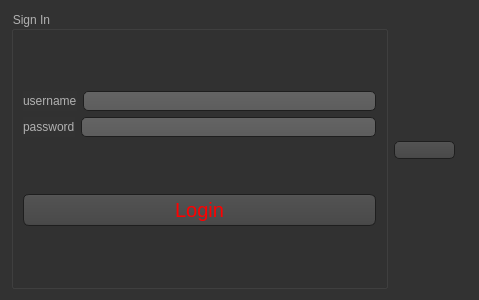
<?xml version="1.0" encoding="UTF-8"?>
<ui version="4.0">
 <class>access</class>
 <widget class="QDialog" name="access">
  <property name="geometry">
   <rect>
    <x>0</x>
    <y>0</y>
    <width>479</width>
    <height>300</height>
   </rect>
  </property>
  <property name="windowTitle">
   <string>Dialog</string>
  </property>
  <property name="styleSheet">
   <string notr="true">QToolTip
{
     border: 1px solid black;
     background-color: #ffa02f;
     padding: 1px;
     border-radius: 3px;
     opacity: 100;
}

QWidget
{
    color: #b1b1b1;
    background-color: #323232;
}

QWidget:item:hover
{
    background-color: QLinearGradient( x1: 0, y1: 0, x2: 0, y2: 1, stop: 0 #ffa02f, stop: 1 #ca0619);
    color: #000000;
}

QWidget:item:selected
{
    background-color: QLinearGradient( x1: 0, y1: 0, x2: 0, y2: 1, stop: 0 #ffa02f, stop: 1 #d7801a);
}

QMenuBar::item
{
    background: transparent;
}

QMenuBar::item:selected
{
    background: transparent;
    border: 1px solid #ffaa00;
}

QMenuBar::item:pressed
{
    background: #444;
    border: 1px solid #000;
    background-color: QLinearGradient(
        x1:0, y1:0,
        x2:0, y2:1,
        stop:1 #212121,
        stop:0.4 #343434/*,
        stop:0.2 #343434,
        stop:0.1 #ffaa00*/
    );
    margin-bottom:-1px;
    padding-bottom:1px;
}

QMenu
{
    border: 1px solid #000;
}

QMenu::item
{
    padding: 2px 20px 2px 20px;
}

QMenu::item:selected
{
    color: #000000;
}

QWidget:disabled
{
    color: #404040;
    background-color: #323232;
}

QAbstractItemView
{
    background-color: QLinearGradient( x1: 0, y1: 0, x2: 0, y2: 1, stop: 0 #4d4d4d, stop: 0.1 #646464, stop: 1 #5d5d5d);
}

QWidget:focus
{
    /*border: 2px solid QLinearGradient( x1: 0, y1: 0, x2: 0, y2: 1, stop: 0 #ffa02f, stop: 1 #d7801a);*/
}

QLineEdit
{
    background-color: QLinearGradient( x1: 0, y1: 0, x2: 0, y2: 1, stop: 0 #4d4d4d, stop: 0 #646464, stop: 1 #5d5d5d);
    padding: 1px;
    border-style: solid;
    border: 1px solid #1e1e1e;
    border-radius: 5;
}

QPushButton
{
    color: #b1b1b1;
    background-color: QLinearGradient( x1: 0, y1: 0, x2: 0, y2: 1, stop: 0 #565656, stop: 0.1 #525252, stop: 0.5 #4e4e4e, stop: 0.9 #4a4a4a, stop: 1 #464646);
    border-width: 1px;
    border-color: #1e1e1e;
    border-style: solid;
    border-radius: 6;
    padding: 3px;
    font-size: 12px;
    padding-left: 5px;
    padding-right: 5px;
}

QPushButton:pressed
{
    background-color: QLinearGradient( x1: 0, y1: 0, x2: 0, y2: 1, stop: 0 #2d2d2d, stop: 0.1 #2b2b2b, stop: 0.5 #292929, stop: 0.9 #282828, stop: 1 #252525);
}

QComboBox
{
    selection-background-color: #ffaa00;
    background-color: QLinearGradient( x1: 0, y1: 0, x2: 0, y2: 1, stop: 0 #565656, stop: 0.1 #525252, stop: 0.5 #4e4e4e, stop: 0.9 #4a4a4a, stop: 1 #464646);
    border-style: solid;
    border: 1px solid #1e1e1e;
    border-radius: 5;
}

QComboBox:hover,QPushButton:hover
{
    border: 2px solid QLinearGradient( x1: 0, y1: 0, x2: 0, y2: 1, stop: 0 #ffa02f, stop: 1 #d7801a);
}


QComboBox:on
{
    padding-top: 3px;
    padding-left: 4px;
    background-color: QLinearGradient( x1: 0, y1: 0, x2: 0, y2: 1, stop: 0 #2d2d2d, stop: 0.1 #2b2b2b, stop: 0.5 #292929, stop: 0.9 #282828, stop: 1 #252525);
    selection-background-color: #ffaa00;
}

QComboBox QAbstractItemView
{
    border: 2px solid darkgray;
    selection-background-color: QLinearGradient( x1: 0, y1: 0, x2: 0, y2: 1, stop: 0 #ffa02f, stop: 1 #d7801a);
}

QComboBox::drop-down
{
     subcontrol-origin: padding;
     subcontrol-position: top right;
     width: 15px;

     border-left-width: 0px;
     border-left-color: darkgray;
     border-left-style: solid; /* just a single line */
     border-top-right-radius: 3px; /* same radius as the QComboBox */
     border-bottom-right-radius: 3px;
 }

QComboBox::down-arrow
{
     image: url(:/down_arrow.png);
}

QGroupBox:focus
{
border: 2px solid QLinearGradient( x1: 0, y1: 0, x2: 0, y2: 1, stop: 0 #ffa02f, stop: 1 #d7801a);
}

QTextEdit:focus
{
    border: 2px solid QLinearGradient( x1: 0, y1: 0, x2: 0, y2: 1, stop: 0 #ffa02f, stop: 1 #d7801a);
}

QScrollBar:horizontal {
     border: 1px solid #222222;
     background: QLinearGradient( x1: 0, y1: 0, x2: 0, y2: 1, stop: 0.0 #121212, stop: 0.2 #282828, stop: 1 #484848);
     height: 7px;
     margin: 0px 16px 0 16px;
}

QScrollBar::handle:horizontal
{
      background: QLinearGradient( x1: 0, y1: 0, x2: 1, y2: 0, stop: 0 #ffa02f, stop: 0.5 #d7801a, stop: 1 #ffa02f);
      min-height: 20px;
      border-radius: 2px;
}

QScrollBar::add-line:horizontal {
      border: 1px solid #1b1b19;
      border-radius: 2px;
      background: QLinearGradient( x1: 0, y1: 0, x2: 1, y2: 0, stop: 0 #ffa02f, stop: 1 #d7801a);
      width: 14px;
      subcontrol-position: right;
      subcontrol-origin: margin;
}

QScrollBar::sub-line:horizontal {
      border: 1px solid #1b1b19;
      border-radius: 2px;
      background: QLinearGradient( x1: 0, y1: 0, x2: 1, y2: 0, stop: 0 #ffa02f, stop: 1 #d7801a);
      width: 14px;
     subcontrol-position: left;
     subcontrol-origin: margin;
}

QScrollBar::right-arrow:horizontal, QScrollBar::left-arrow:horizontal
{
      border: 1px solid black;
      width: 1px;
      height: 1px;
      background: white;
}

QScrollBar::add-page:horizontal, QScrollBar::sub-page:horizontal
{
      background: none;
}

QScrollBar:vertical
{
      background: QLinearGradient( x1: 0, y1: 0, x2: 1, y2: 0, stop: 0.0 #121212, stop: 0.2 #282828, stop: 1 #484848);
      width: 7px;
      margin: 16px 0 16px 0;
      border: 1px solid #222222;
}

QScrollBar::handle:vertical
{
      background: QLinearGradient( x1: 0, y1: 0, x2: 0, y2: 1, stop: 0 #ffa02f, stop: 0.5 #d7801a, stop: 1 #ffa02f);
      min-height: 20px;
      border-radius: 2px;
}

QScrollBar::add-line:vertical
{
      border: 1px solid #1b1b19;
      border-radius: 2px;
      background: QLinearGradient( x1: 0, y1: 0, x2: 0, y2: 1, stop: 0 #ffa02f, stop: 1 #d7801a);
      height: 14px;
      subcontrol-position: bottom;
      subcontrol-origin: margin;
}

QScrollBar::sub-line:vertical
{
      border: 1px solid #1b1b19;
      border-radius: 2px;
      background: QLinearGradient( x1: 0, y1: 0, x2: 0, y2: 1, stop: 0 #d7801a, stop: 1 #ffa02f);
      height: 14px;
      subcontrol-position: top;
      subcontrol-origin: margin;
}

QScrollBar::up-arrow:vertical, QScrollBar::down-arrow:vertical
{
      border: 1px solid black;
      width: 1px;
      height: 1px;
      background: white;
}


QScrollBar::add-page:vertical, QScrollBar::sub-page:vertical
{
      background: none;
}

QTextEdit
{
    background-color: #242424;
}

QPlainTextEdit
{
    background-color: #242424;
}

QHeaderView::section
{
    background-color: QLinearGradient(x1:0, y1:0, x2:0, y2:1, stop:0 #616161, stop: 0.5 #505050, stop: 0.6 #434343, stop:1 #656565);
    color: white;
    padding-left: 4px;
    border: 1px solid #6c6c6c;
}

QCheckBox:disabled
{
color: #414141;
}

QDockWidget::title
{
    text-align: center;
    spacing: 3px; /* spacing between items in the tool bar */
    background-color: QLinearGradient(x1:0, y1:0, x2:0, y2:1, stop:0 #323232, stop: 0.5 #242424, stop:1 #323232);
}

QDockWidget::close-button, QDockWidget::float-button
{
    text-align: center;
    spacing: 1px; /* spacing between items in the tool bar */
    background-color: QLinearGradient(x1:0, y1:0, x2:0, y2:1, stop:0 #323232, stop: 0.5 #242424, stop:1 #323232);
}

QDockWidget::close-button:hover, QDockWidget::float-button:hover
{
    background: #242424;
}

QDockWidget::close-button:pressed, QDockWidget::float-button:pressed
{
    padding: 1px -1px -1px 1px;
}

QMainWindow::separator
{
    background-color: QLinearGradient(x1:0, y1:0, x2:0, y2:1, stop:0 #161616, stop: 0.5 #151515, stop: 0.6 #212121, stop:1 #343434);
    color: white;
    padding-left: 4px;
    border: 1px solid #4c4c4c;
    spacing: 3px; /* spacing between items in the tool bar */
}

QMainWindow::separator:hover
{

    background-color: QLinearGradient(x1:0, y1:0, x2:0, y2:1, stop:0 #d7801a, stop:0.5 #b56c17 stop:1 #ffa02f);
    color: white;
    padding-left: 4px;
    border: 1px solid #6c6c6c;
    spacing: 3px; /* spacing between items in the tool bar */
}

QToolBar::handle
{
     spacing: 3px; /* spacing between items in the tool bar */
     background: url(:/images/handle.png);
}

QMenu::separator
{
    height: 2px;
    background-color: QLinearGradient(x1:0, y1:0, x2:0, y2:1, stop:0 #161616, stop: 0.5 #151515, stop: 0.6 #212121, stop:1 #343434);
    color: white;
    padding-left: 4px;
    margin-left: 10px;
    margin-right: 5px;
}

QProgressBar
{
    border: 2px solid grey;
    border-radius: 5px;
    text-align: center;
}

QProgressBar::chunk
{
    background-color: #d7801a;
    width: 2.15px;
    margin: 0.5px;
}

QTabBar::tab {
    color: #b1b1b1;
    border: 1px solid #444;
    border-bottom-style: none;
    background-color: #323232;
    padding-left: 10px;
    padding-right: 10px;
    padding-top: 3px;
    padding-bottom: 2px;
    margin-right: -1px;
}

QTabWidget::pane {
    border: 1px solid #444;
    top: 1px;
}

QTabBar::tab:last
{
    margin-right: 0; /* the last selected tab has nothing to overlap with on the right */
    border-top-right-radius: 3px;
}

QTabBar::tab:first:!selected
{
 margin-left: 0px; /* the last selected tab has nothing to overlap with on the right */


    border-top-left-radius: 3px;
}

QTabBar::tab:!selected
{
    color: #b1b1b1;
    border-bottom-style: solid;
    margin-top: 3px;
    background-color: QLinearGradient(x1:0, y1:0, x2:0, y2:1, stop:1 #212121, stop:.4 #343434);
}

QTabBar::tab:selected
{
    border-top-left-radius: 3px;
    border-top-right-radius: 3px;
    margin-bottom: 0px;
}

QTabBar::tab:!selected:hover
{
    /*border-top: 2px solid #ffaa00;
    padding-bottom: 3px;*/
    border-top-left-radius: 3px;
    border-top-right-radius: 3px;
    background-color: QLinearGradient(x1:0, y1:0, x2:0, y2:1, stop:1 #212121, stop:0.4 #343434, stop:0.2 #343434, stop:0.1 #ffaa00);
}

QRadioButton::indicator:checked, QRadioButton::indicator:unchecked{
    color: #b1b1b1;
    background-color: #323232;
    border: 1px solid #b1b1b1;
    border-radius: 6px;
}

QRadioButton::indicator:checked
{
    background-color: qradialgradient(
        cx: 0.5, cy: 0.5,
        fx: 0.5, fy: 0.5,
        radius: 1.0,
        stop: 0.25 #ffaa00,
        stop: 0.3 #323232
    );
}

QCheckBox::indicator{
    color: #b1b1b1;
    background-color: #323232;
    border: 1px solid #b1b1b1;
    width: 9px;
    height: 9px;
}

QRadioButton::indicator
{
    border-radius: 6px;
}

QRadioButton::indicator:hover, QCheckBox::indicator:hover
{
    border: 1px solid #ffaa00;
}

QCheckBox::indicator:checked
{
    image:url(:/images/checkbox.png);
}

QCheckBox::indicator:disabled, QRadioButton::indicator:disabled
{
    border: 1px solid #444;
}</string>
  </property>
  <layout class="QHBoxLayout" name="horizontalLayout_3">
   <item>
    <widget class="QGroupBox" name="groupBox">
     <property name="title">
      <string>Sign In</string>
     </property>
     <layout class="QVBoxLayout" name="verticalLayout_2">
      <item>
       <layout class="QVBoxLayout" name="verticalLayout">
        <item>
         <layout class="QHBoxLayout" name="horizontalLayout_2">
          <item>
           <widget class="QLabel" name="label">
            <property name="text">
             <string>username</string>
            </property>
           </widget>
          </item>
          <item>
           <widget class="QLineEdit" name="lineEdit_username">
            <property name="styleSheet">
             <string notr="true"/>
            </property>
           </widget>
          </item>
         </layout>
        </item>
        <item>
         <layout class="QHBoxLayout" name="horizontalLayout">
          <item>
           <widget class="QLabel" name="label_2">
            <property name="text">
             <string>password</string>
            </property>
           </widget>
          </item>
          <item>
           <widget class="QLineEdit" name="lineEdit_password">
            <property name="styleSheet">
             <string notr="true"/>
            </property>
            <property name="echoMode">
             <enum>QLineEdit::Password</enum>
            </property>
           </widget>
          </item>
         </layout>
        </item>
       </layout>
      </item>
      <item>
       <widget class="QPushButton" name="pushButton_login">
        <property name="styleSheet">
         <string notr="true">color:red;
font-size: 20px;</string>
        </property>
        <property name="text">
         <string>Login</string>
        </property>
       </widget>
      </item>
     </layout>
    </widget>
   </item>
   <item>
    <widget class="QComboBox" name="comboBox"/>
   </item>
   <item>
    <widget class="QLabel" name="label_pix">
     <property name="text">
      <string/>
     </property>
    </widget>
   </item>
  </layout>
 </widget>
 <resources/>
 <connections/>
</ui>
